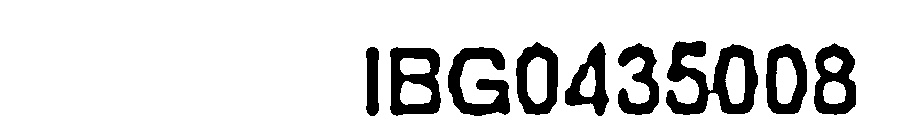
#> input picture voter_id_img.jpg, 905 x 139 px
$ python -i ocr_engine_copy.py   (imports and definitions only)
#> lines starting #> are read from the running program, lines starting #| are printed output that depends on the picture; after the words box and inside, x2 and y2 are one past the last pixel; in counts of white or black regions, pixels touching at a corner belong together
#> further down, picture is the input picture: shape (139, 905, 3); min 0, max 255, mean 221.1
import pytesseract
from config import TESSERACT_PATH
import cv2
import numpy as np
import os
import time
import re
from PIL import Image, ImageEnhance

pytesseract.pytesseract.tesseract_cmd = TESSERACT_PATH

# [38 lines left out: function perform_ocr, not called in this run]

def create_image_variants(img, target_height=100):
    """
    Create multiple preprocessed variants of the same image for ensemble OCR
    """
#> called with target_height = 100
    variants = []

    # Convert to grayscale if needed
    if len(img.shape) == 3:
        gray = cv2.cvtColor(img, cv2.COLOR_BGR2GRAY)
    else:
        gray = img.copy()

    # Resize image to improve OCR accuracy
    h, w = gray.shape
#> h = 139; w = 905
    if h < target_height:
        scale = target_height / h
        new_w = int(w * scale)
        gray = cv2.resize(gray, (new_w, target_height), interpolation=cv2.INTER_CUBIC)

    # Variant 1: Adaptive thresholding with Gaussian blur
    blurred = cv2.GaussianBlur(gray, (3, 3), 0)
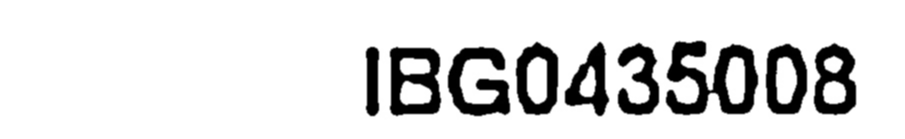
#> blurred: shape (139, 905); min 0, max 255, mean 221.1
    adaptive_thresh = cv2.adaptiveThreshold(blurred, 255, cv2.ADAPTIVE_THRESH_GAUSSIAN_C,
                                          cv2.THRESH_BINARY, 11, 2)
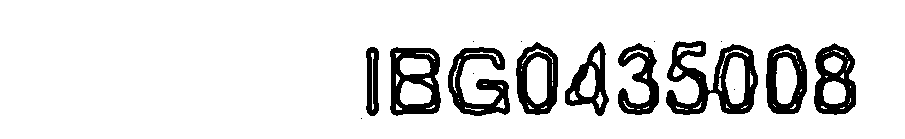
#> adaptive_thresh: shape (139, 905); 87.8% white; 16 black regions (7 under 20 px), largest, box (x1, y1, x2, y2) and area: (666, 41, 758, 115) 3113, (390, 47, 441, 116) 1986, (448, 47, 510, 116) 1962
    kernel = np.ones((2, 2), np.uint8)
    cleaned = cv2.morphologyEx(adaptive_thresh, cv2.MORPH_CLOSE, kernel)
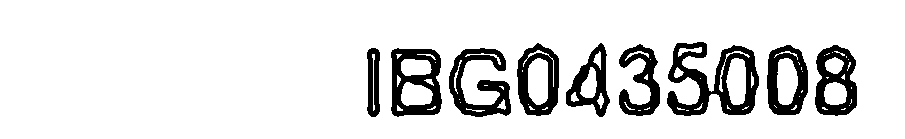
#> cleaned: shape (139, 905); 87.8% white; 9 black regions, largest, box (x1, y1, x2, y2) and area: (667, 42, 759, 116) 3108, (391, 48, 442, 117) 1984, (449, 48, 511, 117) 1961
    variants.append(cleaned)

    # Variant 2: OTSU thresholding
    _, otsu_thresh = cv2.threshold(gray, 0, 255, cv2.THRESH_BINARY + cv2.THRESH_OTSU)
#> otsu_thresh: shape (139, 905); 86.7% white; 9 black regions, largest, box (x1, y1, x2, y2) and area: (666, 41, 758, 115) 3482, (448, 47, 510, 116) 2182, (390, 47, 441, 116) 2133
    variants.append(otsu_thresh)

    # Variant 3: Enhanced contrast with adaptive threshold
    enhanced = cv2.equalizeHist(gray)
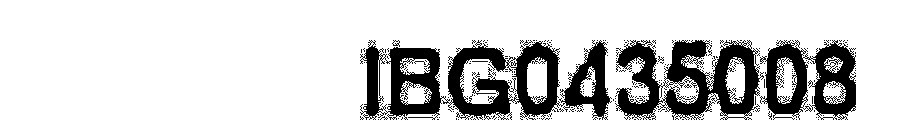
#> enhanced: shape (139, 905); min 0, max 255, mean 212.5
    enhanced_blurred = cv2.GaussianBlur(enhanced, (3, 3), 0)
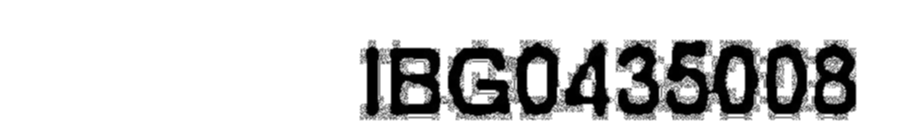
#> enhanced_blurred: shape (139, 905); min 0, max 255, mean 212.5
    enhanced_thresh = cv2.adaptiveThreshold(enhanced_blurred, 255,
                                          cv2.ADAPTIVE_THRESH_MEAN_C,
                                          cv2.THRESH_BINARY, 9, 4)
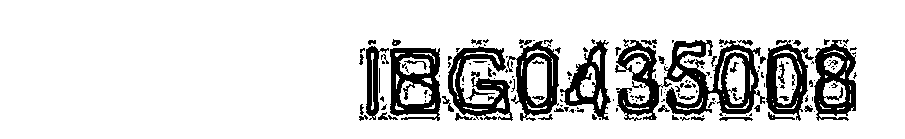
#> enhanced_thresh: shape (139, 905); 84.6% white; 167 black regions (107 under 20 px), largest, box (x1, y1, x2, y2) and area: (615, 39, 765, 121) 5069, (390, 48, 441, 121) 2145, (448, 46, 513, 121) 2096
    variants.append(enhanced_thresh)

    # Variant 4: Bilateral filter + threshold
    bilateral = cv2.bilateralFilter(gray, 9, 75, 75)
    _, bilateral_thresh = cv2.threshold(bilateral, 0, 255, cv2.THRESH_BINARY + cv2.THRESH_OTSU)
    variants.append(bilateral_thresh)

    # Variant 5: Sharpened image
    kernel_sharpen = np.array([[-1,-1,-1],
                              [-1, 9,-1],
                              [-1,-1,-1]])
    sharpened = cv2.filter2D(gray, -1, kernel_sharpen)
    _, sharp_thresh = cv2.threshold(sharpened, 0, 255, cv2.THRESH_BINARY + cv2.THRESH_OTSU)
    variants.append(sharp_thresh)

    return variants


# [373 lines left out: functions extract_age_ensemble, validate_age, extract_house_number_ensemble, clean_house_number_text, clean_house_number_numbers_only, is_numeric_only and 7 more, not called in this run]

>>> import cv2
>>> picture = cv2.imread('../voter_id_img.jpg')
>>> result = create_image_variants(picture)
#> result = 5 items
